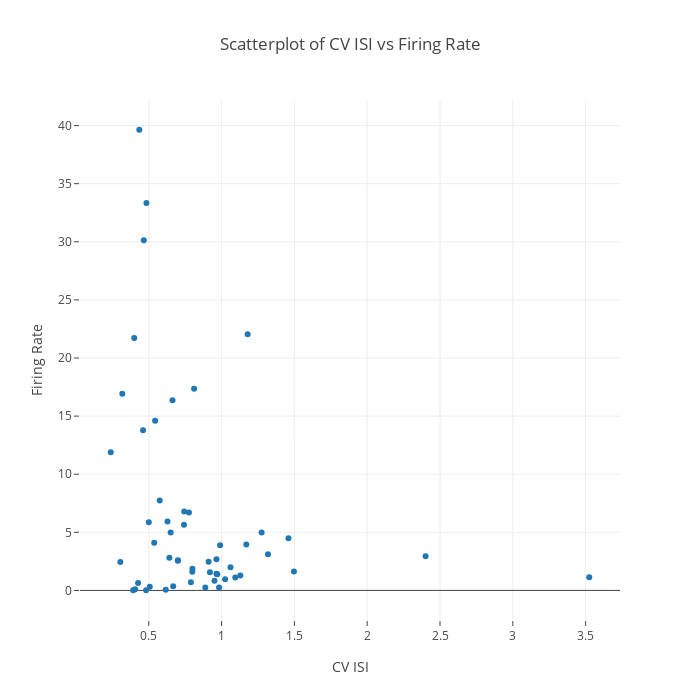

Here is the notebook cell this chart was saved with:
### Code cell
plotly.offline.init_notebook_mode(connected=True)

trace = go.Scatter(
    x = df_saline['CV ISI'],
    y = df_saline['Firing Rate'],
    mode = 'markers',
    text = df_saline['name tag']
)

layout= go.Layout(
    title= 'Scatterplot of CV ISI vs Firing Rate',
    autosize=False,
    width=700,
    height=700,
    hovermode= 'closest',
    xaxis= dict(
        title= 'CV ISI',
        ticklen= 5,
        zeroline= False,
        gridwidth= 1,
    ),
    yaxis=dict(
        title='Firing Rate',
        ticklen=5,
        gridwidth=1,
    ),
    showlegend=False
)

data = [trace]
fig = go.Figure(data=data, layout=layout)

# Plot and embed in ipython notebook!
plotly.offline.iplot(fig)

### Figure 1 — Plotly figure (JSON) as saved in the notebook; plotly's stock layout.template omitted (floating-point values rounded to 4 significant figures)
{"data": [{"mode": "markers", "text": ["3 Recording: Chronic_03_2018-07-29", "6 Recording: Chronic_03_2018-07-29", "8 Recording: Chronic_03_2018-07-29", "10 Recording: Chronic_03_2018-07-29", "11 Recording: Chronic_03_2018-07-29", "12 Recording: Chronic_03_2018-07-29", "18 Recording: Chronic_03_2018-07-29", "20 Recording: Chronic_03_2018-07-29", "26 Recording: Chronic_03_2018-07-29", "35 Recording: Chronic_03_2018-07-29", "52 Recording: Chronic_03_2018-07-29", "62 Recording: Chronic_03_2018-07-29", "63 Recording: Chronic_03_2018-07-29", "64 Recording: Chronic_03_2018-07-29", "66 Recording: Chronic_03_2018-07-29", "73 Recording: Chronic_03_2018-07-29", "6 Recording: Chronic_11_2018-08-04", "56 Recording: Chronic_11_2018-08-04", "96 Recording: Chronic_11_2018-08-04", "99 Recording: Chronic_11_2018-08-04", "120 Recording: Chronic_11_2018-08-04", "121 Recording: Chronic_11_2018-08-04", "5 Recording: Chronic_13_2018_08_08", "9 Recording: Chronic_13_2018_08_08", "12 Recording: Chronic_13_2018_08_08", "38 Recording: Chronic_13_2018_08_08", "51 Recording: Chronic_13_2018_08_08", "95 Recording: Chronic_13_2018_08_08", "97 Recording: Chronic_13_2018_08_08", "98 Recording: Chronic_13_2018_08_08", "100 Recording: Chronic_13_2018_08_08", "32 Recording: Chronic_14_2018-08-14", "84 Recording: Chronic_14_2018-08-14", "96 Recording: Chronic_14_2018-08-14", "97 Recording: Chronic_14_2018-08-14", "98 Recording: Chronic_14_2018-08-14", "99 Recording: Chronic_14_2018-08-14", "101 Recording: Chronic_14_2018-08-14", "11 Recording: Chronic_31_2018-08-10", "12 Recording: Chronic_31_2018-08-10", "17 Recording: Chronic_31_2018-08-10", "33 Recording: Chronic_31_2018-08-10", "42 Recording: Chronic_31_2018-08-10", "45 Recording: Chronic_31_2018-08-10", "49 Recording: Chronic_31_2018-08-10", "54 Recording: Chronic_31_2018-08-10", "60 Recording: Chronic_31_2018-08-10", "72 Recording: Chronic_31_2018-08-10", "81 Recording: Chronic_31_2018-08-10", "82 Recording: Chronic_31_2018-08-10", "84 Recording: Chronic_31_2018-08-10", "86 Recording: Chronic_31_2018-08-10", "105 Recording: Chronic_31_2018-08-10"], "type": "scatter", "x": [0.4838, 0.9512, 0.6163, 0.8881, 0.575, 0.3182, 0.8113, 0.9648, 0.6676, 0.9703, 0.5433, 0.7417, 0.4657, 0.9898, 0.4, 0.6626, 0.5372, 3.525, 0.6415, 0.3922, 0.6283, 0.6503, 0.5, 0.9105, 0.4606, 2.401, 0.4347, 0.7756, 1.179, 0.2387, 1.275, 0.4062, 0.9197, 1.061, 0.9826, 1.024, 0.7001, 0.7432, 1.459, 0.7892, 0.6996, 1.129, 1.319, 0.4813, 0.3046, 0.9646, 1.497, 1.17, 0.7997, 0.799, 1.094, 0.4264, 0.5069], "y": [33.34, 0.8419, 0.06306, 0.2422, 7.736, 16.93, 17.36, 2.686, 0.3694, 1.396, 14.61, 5.646, 30.12, 3.879, 21.73, 16.36, 4.096, 1.129, 2.804, 0.02333, 5.939, 4.981, 5.864, 2.462, 13.78, 2.952, 39.64, 6.709, 22.05, 11.9, 4.985, 0.09222, 1.566, 1.998, 0.2494, 0.9572, 2.591, 6.784, 4.496, 0.7033, 2.557, 1.281, 3.115, 0.01528, 2.444, 1.431, 1.626, 3.942, 1.858, 1.612, 1.115, 0.6378, 0.3261]}], "layout": {"autosize": false, "height": 700, "hovermode": "closest", "showlegend": false, "title": "Scatterplot of CV ISI vs Firing Rate", "width": 700, "xaxis": {"gridwidth": 1, "ticklen": 5, "title": "CV ISI", "zeroline": false}, "yaxis": {"gridwidth": 1, "ticklen": 5, "title": "Firing Rate"}}}
